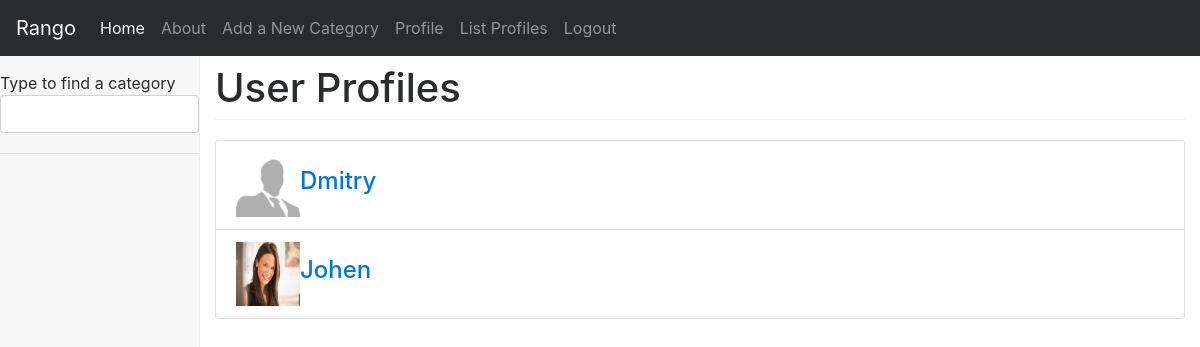
The page /rango/profiles/ (signed in) on the database its author committed.
### rango/models.py (models this page shows, shortened)
class UserProfile(models.Model):
    user = models.OneToOneField(User)
    website = models.URLField(blank=True)
    picture = models.ImageField(upload_to='profile_images', blank=True)

### rango/views.py (the view)
@login_required
def list_profiles(request):
    userprofile_list = UserProfile.objects.all()
    return render(request, 'rango/list_profiles.html', {'userprofile_list': userprofile_list, })

### rango/templatetags/rango_template_tags.py (called while the page is built)
@register.inclusion_tag('rango/cats.html')
def get_category_list(cat=None):
    return {'cats': Category.objects.all(),
            'act_cat': cat}

### templates/rango/list_profiles.html (shortened to what this page needs)
{% extends "rango/base.html" %}
{% load staticfiles %}
{% block body_block %}
<h1>User Profiles</h1>
    <div class="panel">
    {% if userprofile_list %}
        <div class="panel-body">
            <div class="list-group">
                {% for listuser in userprofile_list %}
                <div class="list-group-item">
                    {% if listuser.picture %}
                    <img src="{{ MEDIA_URL }}{{ listuser.picture }}" alt="user picture" width="64" height="64">
                    {% else %}
                    <img src="http://lorempixel.com/64/64/people/" alt="people">
                    {% endif %}
                    <h4 class="list-group-item-heading">
                        <a href="{% url 'rango:profile' listuser.user.username %}">{{ listuser.user.username }}</a>
                    </h4>
                </div>
                {% endfor %}
            </div>
        </div>
    {% else %}
        <p>There are no users for the site.</p>
    {% endif %}
    </div>
{% endblock %}

### static/css/dashboard.css (style rules this page uses)
body { padding-top: 50px; }
h1 { margin-bottom: 20px; padding-bottom: 9px; border-bottom: 1px solid #eee; }

### rows shown on the page
UserProfile: picture (picture), user.username "Dmitry"
UserProfile: picture (picture), user.username "Johen"
